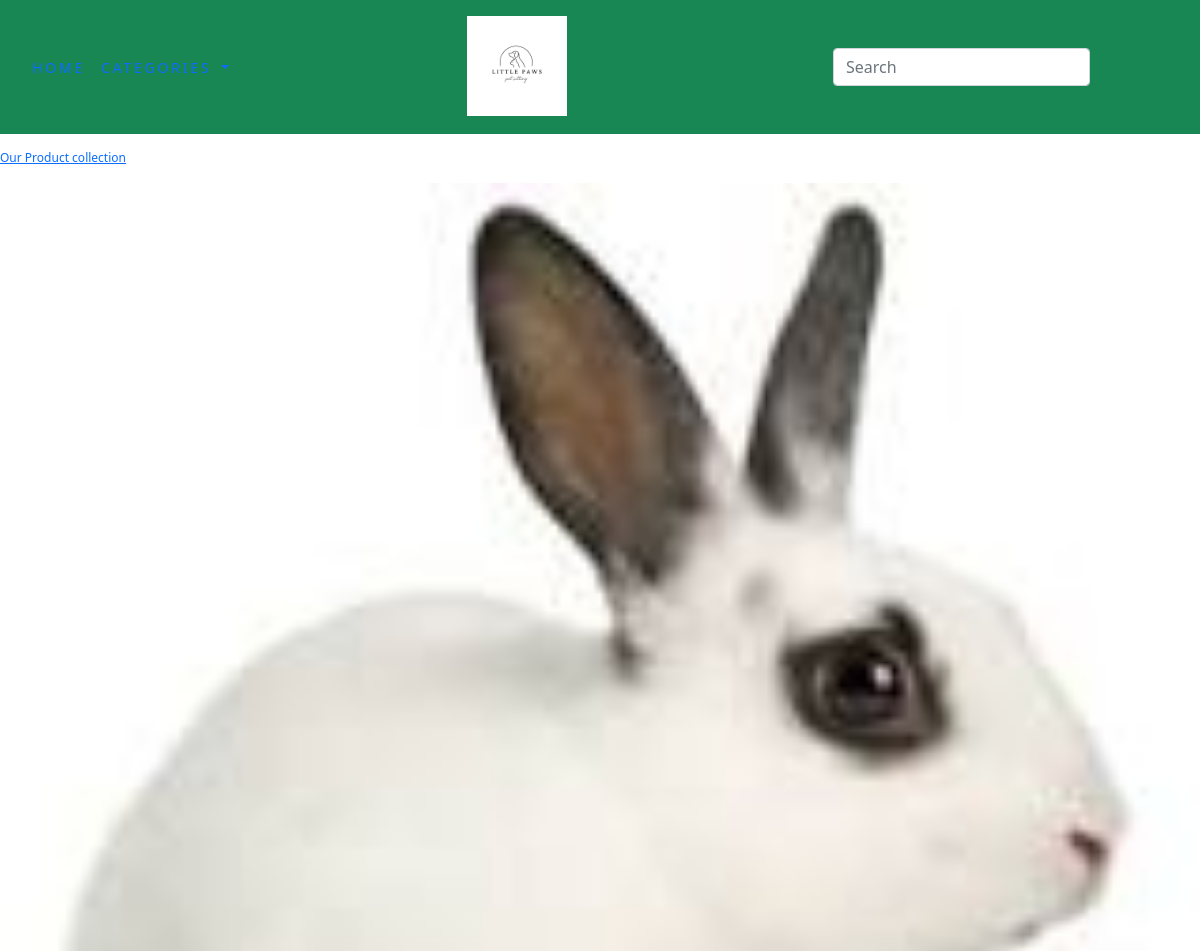
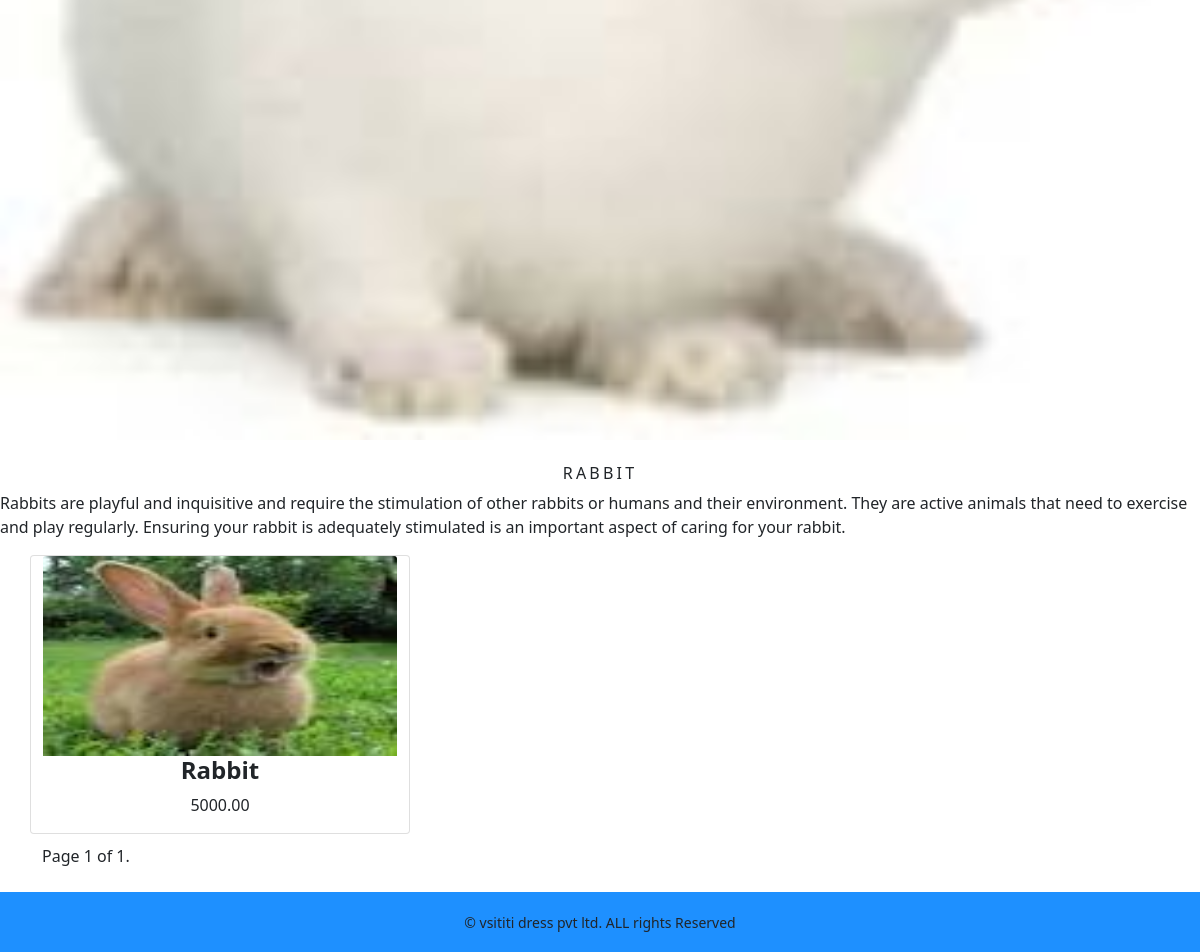
Screenshot of /shop/rabbit/ with the database file from the repository (2 pictures, top to bottom).
### shop/models.py (models this page shows, shortened)
class CATEGORY(models.Model):
         name=models.CharField(max_length=250,unique=True)
         slug=models.SlugField(max_length=250,unique=True)
         description=models.TextField(blank=True)
         image=models.ImageField(upload_to='category', blank=True)
         class Meta:
             ordering = ('name',)
             verbose_name='category'
             verbose_name_plural='categories'
         def get_url(self):
            return reverse('shop:products_by_category',args=[self.slug])

class PRODUCTS(models.Model):
       name=models.CharField(max_length=250,unique=True)
       slug=models.SlugField(max_length=250,unique=True)
       description=models.TextField(blank=True)
       price=models.DecimalField(max_digits=10, decimal_places=2)
       category=models.ForeignKey(CATEGORY, on_delete=models.CASCADE)
       image=models.ImageField(upload_to='product', blank=True)
       stock=models.IntegerField()
       available=models.BooleanField(default=True)
       created=models.DateTimeField(auto_now_add=True)
       updated=models.DateTimeField(auto_now=True)
       def get_url(self):
            return reverse('shop:prodcatdetail',args=[self.category.slug,self.slug])
       class Meta:
           ordering = ('name',)
           verbose_name=('Product')
           verbose_name_plural=('Products')

### shop/views.py (the view)
# urls.py: path('',views.allprodcat,name='allprodcat'),
def allprodcat(request, c_slug=None):
    c_page = None
    products_list = None
    if c_slug:
        c_page = get_object_or_404(CATEGORY, slug=c_slug)
        products_list = PRODUCTS.objects.filter(category=c_page, available=True)
    else:
        products_list = PRODUCTS.objects.filter(available=True)
    paginator = Paginator(products_list, 6)
    page_number = request.GET.get('page')
    try:
        products = paginator.page(page_number)
    except InvalidPage:
        products = paginator.page(1)
    except EmptyPage:
        products = paginator.page(paginator.num_pages)
    return render(request, "category.html", {'category': c_page, 'products': products})

### shop/context_processors.py (called while the page is built)
def menu_links(request):
    links=CATEGORY.objects.all()
    return dict(links=links)

### shop/templates/category.html (shortened to what this page needs)
{% extends 'base1.html' %}
{% load static%}
{% block content %}
{% if category %}
       <div>
        <div class="row my_row_class">
            <div class="mx-auto ">
            <p><a href="{% url 'shop:allprodcat' %}">Our Product collection</a></p>
        </div>
        </div>
       </div>
       {% endif %}
    <div class="mx-auto">
        {% if category %}
        <img class="my_image" src="{{category.image.url}}" alt="{{category.name}}">
    </div>
      <br>
    <div>
        <h1 class="text-center my_title ">{{category.name}}</h1>
        <p class="text-justify">{{category.description}}</p>
    </div>
    {% endif %}
    <div class="container">
        <div class="row max_auto">
            {% for products in products.object_list %}
                <div class="card my_bottom_margin col-9 col-sm-12  col-md-4  col-lg-4 " >
                    <div class="text-center" style="min-width: 18rem;">
                        <a href="{{products.get_url}}">
                            <img class="card-img-top " src="{{products.image.url}}" alt="{{products.name}}" height="200px" width="100px">
                        </a>
                    </div>
                    <h4 class="text-center fw-bold  ">{{products.name}}</h4>
                    <p class="text-center ">{{products.price}}</p>
                </div>
            {% endfor %}
        </div>
<div class="pagination">
    <span class="step-links">
        <span class="current">
            Page {{ products.number }} of {{ products.paginator.num_pages }}.
        </span>
    </span>
</div>
        <br>
    </div>
{% endblock %}

### shop/static/css/custom.css (style rules this page uses)
body { font-family: 'Roboto', sans-serif; }
.my_row_class { padding-top: 15px; }
.my_row_class .mx-auto { color: black; font-size: 12px; }
.my_image { width: 100%; height: auto; }
.my_title { font-size: 16px; text-transform: uppercase; letter-spacing: .2em; }
.my_bottom_margin { margin-bottom: 10px; }

### rows the page displays
CATEGORY: image (picture), name "RABBIT", description "Rabbits are playful and inquisitive and require the stimulation of other rabbits or humans and their environment. They are active animals that need to exercise and play regularly. Ensuring your rabbit is adequately stimulated is an important aspect of caring for your rabbit."
PRODUCTS: image (picture), name "Rabbit", price "5000.00"

### other values shown
{{ products.number }} "1"
{{ products.paginator.num_pages }} "1"
